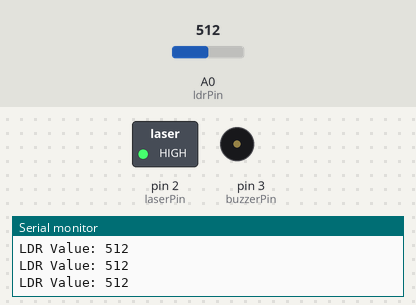
The sketch below on a simulated Arduino Uno, built with avr-gcc and run on an emulated ATmega328P. Parts: switched loads named in the sketch (green lamp = pin HIGH), buzzer (waves = sounding, pin HIGH), the last lines printed to the serial monitor. The test bench sets the inputs (shaded band); at power-on: A0 (ldrPin) = 512.

Above: at 1.5 s.
1.6 s: A0 (ldrPin) set to 483
At 3.0 s:
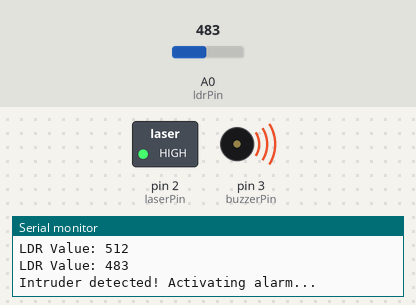
4.8 s: A0 (ldrPin) set to 510
At 7.7 s:
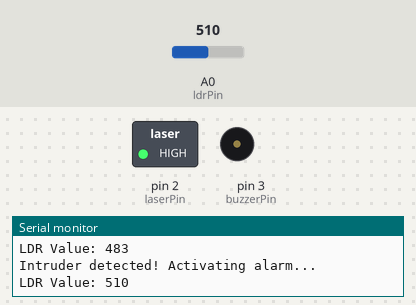
8.0 s: A0 (ldrPin) set to 490
At 9.2 s:
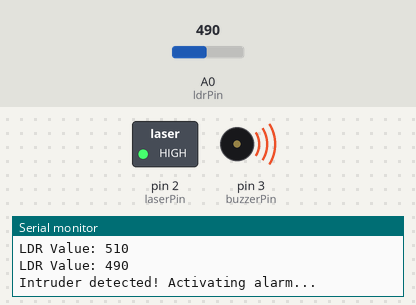
Timing chart, 0 to 17.2 s (numbered marks = the images above; inputs shaded):
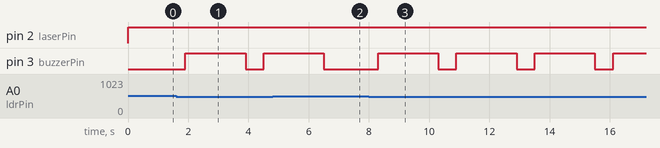

Measured:
- the behaviour switches between 500 and 499 on A0 (ldrPin) (found by bisection; images 0 and 1)
- after the input at 1.6 s, pin 3 (buzzerPin): LOW → HIGH after 0.30 s, → LOW 2.0 s later, → HIGH 0.60 s later
- after the input at 4.8 s, pin 3 (buzzerPin): goes on until 6.5 s, then stays LOW
- after the input at 8.0 s, pin 3 (buzzerPin): alternates HIGH for 2.0 s and LOW for 0.60 s, starting after 0.30 s

The sketch:

laser_security.ino
```cpp
const int laserPin = 2;
const int ldrPin = A0;
const int buzzerPin = 3;

void setup() {
  pinMode(laserPin, OUTPUT);
  pinMode(buzzerPin, OUTPUT);
  Serial.begin(9600);
}

void loop() {
  digitalWrite(laserPin, HIGH);
  delay(100);

  int ldrValue = analogRead(ldrPin);

  Serial.print("LDR Value: ");
  Serial.println(ldrValue);

  if (ldrValue < 500) {
    Serial.println("Intruder detected! Activating alarm...");
    activateAlarm();
  }

  delay(500);
}

void activateAlarm() {
  digitalWrite(buzzerPin, HIGH);
  delay(2000);
  digitalWrite(buzzerPin, LOW);
}
```
